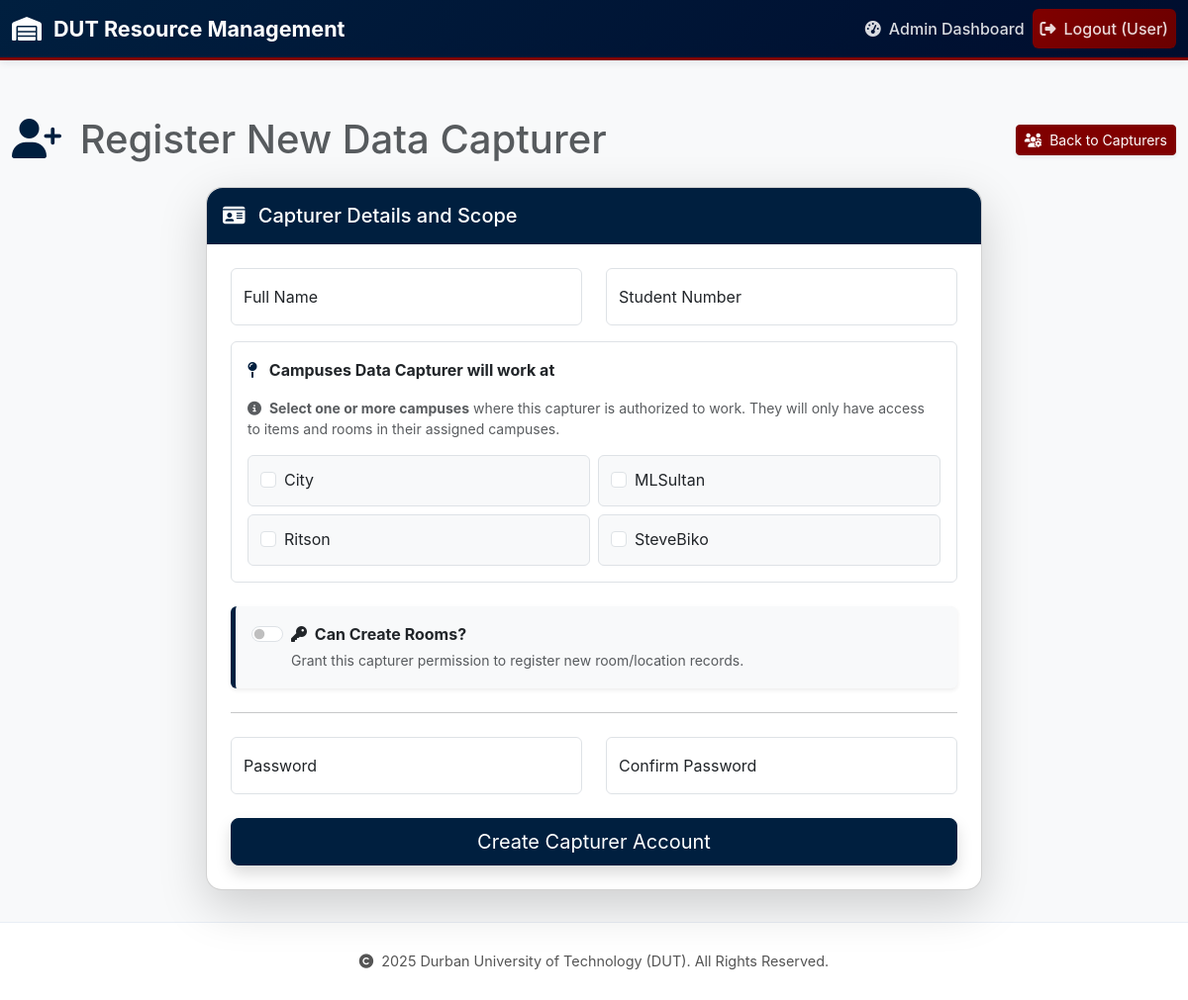
Page /admin/capturers/add (signed in) on the committed database.
### app/models.py (models this page shows, shortened)
class Campus(db.Model):
    __tablename__ = 'campus'
    campus_id = db.Column(db.Integer, primary_key=True)
    name = db.Column(db.String(120), unique=True, nullable=False)
    rooms = db.relationship('Room', backref='campus', lazy=True, cascade="all, delete-orphan")

### app/routes/admin_routes.py (the view, shortened to what this page needs)
@admin_bp.route('/capturers/add', methods=['GET', 'POST'])
@login_required
def add_capturer():
    form = DataCapturerCreationForm()
    if current_user.is_super_admin:
        available_campuses = Campus.query.order_by(Campus.name).all()
    else:
        available_campuses = sorted(current_user.campuses, key=lambda c: c.name)
    form.campuses_assigned.choices = [
        (str(c.campus_id), c.name) for c in available_campuses
    ]
    return render_template(
        'admin/add_capturer.html',
        title='Add Data Capturer',
        form=form
    )

### app/forms.py
class DataCapturerCreationForm(FlaskForm):
    full_name = StringField(
        'Full Name',
        validators=[DataRequired(), Length(max=120)]
    )
    student_number = StringField(
        'Student Number',
        validators=[DataRequired(), Length(min=8, max=8)]
    )
    campuses_assigned = SelectMultipleField(
        'Campuses Data Capturer will work at (Select one or more)',
        validators=[validate_at_least_one_campus],
        widget=ListWidget(prefix_label=False),
        option_widget=CheckboxInput(),
        description='Choose the specific campuses where this capturer is authorized to work.'
    )
    can_create_room = BooleanField('Can Create Rooms?')
    password = PasswordField(
        'Password',
        validators=[DataRequired(), Length(min=8)]
    )
    password_confirm = PasswordField(
        'Confirm Password',
        validators=[DataRequired(), EqualTo('password', message='Passwords must match')]
    )
    submit = SubmitField('Create Capturer Account')

### app/__init__.py (called while the page is built)
@login_manager.user_loader
def load_user(user_id):
    user_type, _, user_actual_id = user_id.partition('-')
    if user_type == 'A':
        return Admin.query.get(int(user_actual_id))
    elif user_type == 'D':
        return DataCapturer.query.get(int(user_actual_id))
    return None

### app/models.py (called while the page is built)
    @property
    def is_admin(self):
        return True

### app/templates/admin/add_capturer.html (shortened to what this page needs)
{% extends "base.html" %}
{% block content %}
<div class="container mt-4">
    <div class="d-flex justify-content-between align-items-center mb-4">
        <h1 class="mb-0 text-muted">
            <i class="fas fa-user-plus me-2 text-dut-navy"></i> Register New Data Capturer
        </h1>
        <a href="{{ url_for('admin.manage_capturers') }}" class="btn btn-sm text-white shadow-sm dut-maroon">
            <i class="fas fa-users-cog me-1"></i> Back to Capturers
        </a>
    </div>
    <div class="card shadow-lg col-md-8 mx-auto rounded-4">
        <div class="card-header text-white p-3 rounded-top-4 dut-navy-blue">
            <h5 class="mb-0"><i class="fas fa-id-card me-2"></i> Capturer Details and Scope</h5>
        </div>
        <div class="card-body p-4">
            <form method="POST" action="{{ url_for('admin.add_capturer') }}" novalidate>
                <div class="row">
                    <div class="col-md-6 mb-3">
                        <div class="form-floating">
                            {{ form.full_name(class="form-control" + (" is-invalid" if form.full_name.errors else ""), placeholder="Full Name") }}
                            {{ form.full_name.label() }}
                        </div>
                    </div>
                    <div class="col-md-6 mb-3">
                        <div class="form-floating">
                            {{ form.student_number(class="form-control" + (" is-invalid" if form.student_number.errors else ""), placeholder="Student Number") }}
                            {{ form.student_number.label() }}
                        </div>
                    </div>
                </div>
                <div class="form-group mb-4 p-3 border rounded" style="border-color: #e9ecef;">
                    <label class="form-label d-block fw-bold mb-3">
                        <i class="fas fa-map-pin me-2 text-dut-navy"></i> Campuses Data Capturer will work at
                    </label>
                    <small class="text-muted d-block mb-3">
                        <i class="fas fa-info-circle me-1"></i>
                        <strong>Select one or more campuses</strong> where this capturer is authorized to work.
                        They will only have access to items and rooms in their assigned campuses.
                    </small>
                    <div class="row g-2">
                        {% for subfield in form.campuses_assigned %}
                            <div class="col-md-6">
                                <div class="campus-option">
                                    <div class="form-check">
                                        {{ subfield(class="form-check-input") }}
                                        <label class="form-check-label" for="{{ subfield.id }}">
                                            {{ subfield.label.text }}
                                        </label>
                                    </div>
                                </div>
                            </div>
                        {% endfor %}
                    </div>
                </div>
                <div class="form-group mb-4 p-3 rounded bg-light shadow-sm privilege-card">
                    <div class="form-check form-switch">
                        {{ form.can_create_room(class="form-check-input", role="switch", id="canCreateRoomSwitch") }}
                        <label class="form-check-label fw-bold" for="canCreateRoomSwitch">
                            <i class="fas fa-key me-1"></i> Can Create Rooms?
                        </label>
                        <small class="text-muted d-block mt-1">
                            Grant this capturer permission to register new room/location records.
                        </small>
                    </div>
                </div>
                <hr class="my-4">
                <div class="row">
                    <div class="col-md-6 mb-3">
                        <div class="form-floating">
                            {{ form.password(class="form-control" + (" is-invalid" if form.password.errors else ""), placeholder="Password") }}
                            {{ form.password.label() }}
                        </div>
                    </div>
                    <div class="col-md-6 mb-4">
                        <div class="form-floating">
                            {{ form.password_confirm(class="form-control" + (" is-invalid" if form.password_confirm.errors else ""), placeholder="Confirm Password") }}
                            {{ form.password_confirm.label() }}
                        </div>
                    </div>
                </div>
                <div class="d-grid gap-2">
                    {{ form.submit(class="btn btn-lg text-white shadow dut-navy-blue") }}
                </div>
            </form>
        </div>
    </div>
</div>
{% endblock %}

### app/templates/base.html (style rules this page uses)
:root { --dut-primary: #001F3F; --dut-accent: #800000; --text-primary: #1a1a1a; --text-secondary: #555; --border-color: #e8eef5; }
* { margin: 0; padding: 0; box-sizing: border-box; }
html, body { height: 100%; font-family: -apple-system, BlinkMacSystemFont, "Segoe UI", Roboto, "Helvetica Neue", Arial, sans-serif; }
body { display: flex; flex-direction: column; min-height: 100vh; background: #f8f9fa; }
.container { max-width: 1200px; }

### app/templates/admin/add_capturer.html (style rules this page uses)
.dut-navy-blue { background-color: #001F3F !important; border-color: #001F3F !important; }
.dut-maroon { background-color: #800000 !important; border-color: #800000 !important; }
.text-dut-navy { color: #001F3F !important; }
.privilege-card { border-left: 5px solid #001F3F; }
.campus-option { border: 1px solid #dee2e6; border-radius: 0.375rem; padding: 12px; background-color: #f8f9fa; transition: all 0.2s ease; }

### rows in the picture
Campus: label.text "City"
Campus: label.text "MLSultan"
Campus: label.text "Ritson"
Campus: label.text "SteveBiko"

### other values in the picture
{{ current_user.full_name or 'User' }} "User"
